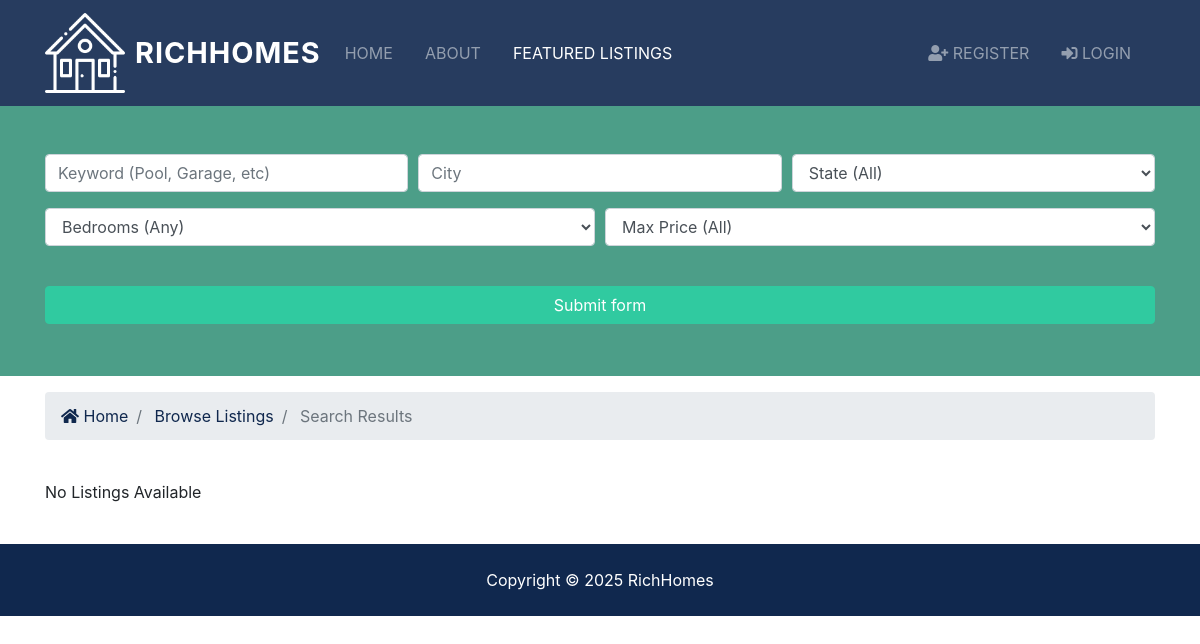
The app's page /listings/search, older data.
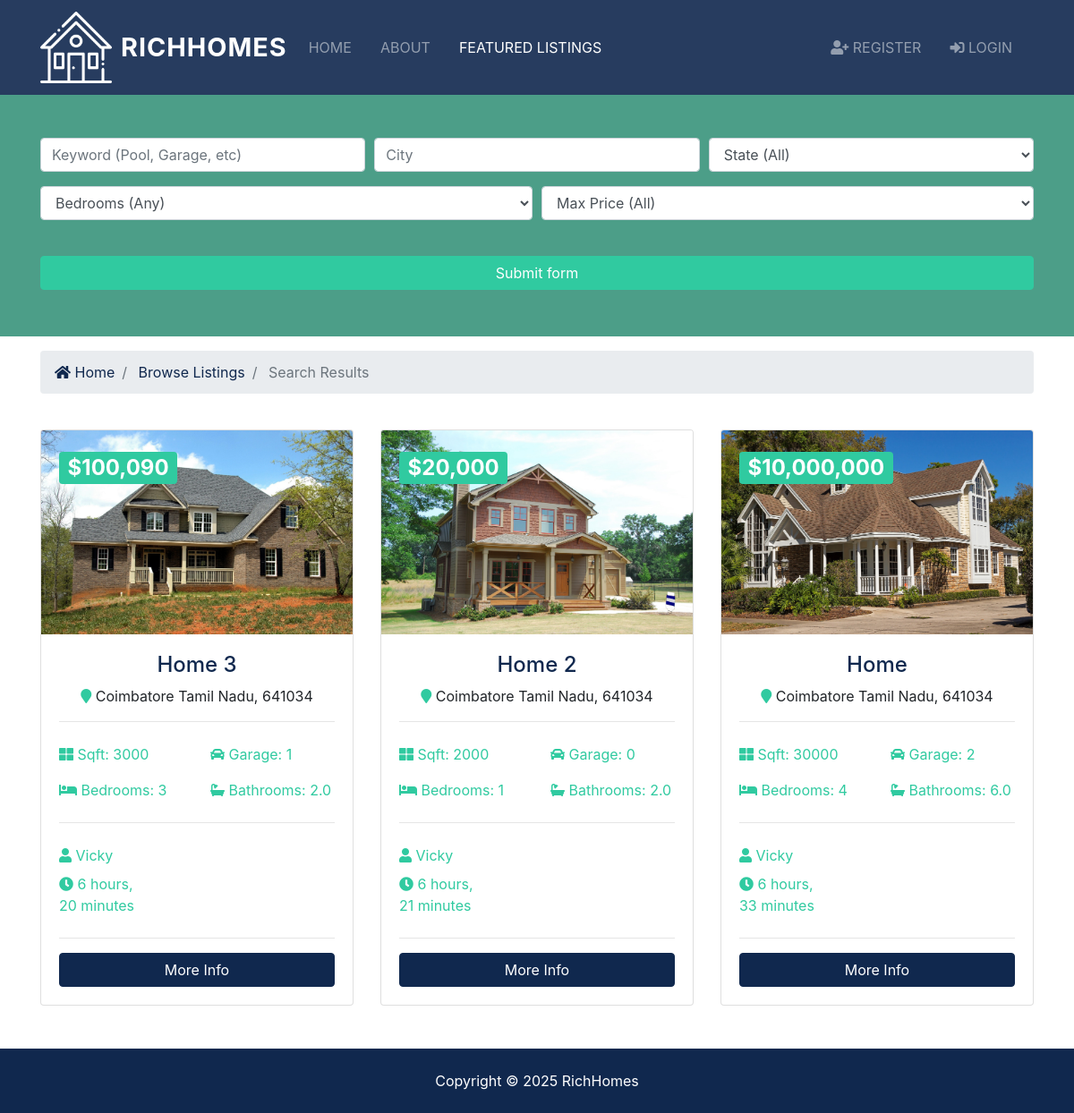
The same page, newer data.
### listings/models.py (models this page shows, shortened)
class Listing(models.Model):
  realtor = models.ForeignKey(Realtor, on_delete=models.DO_NOTHING)
  title = models.CharField(max_length=200)
  address = models.CharField(max_length=200)
  city = models.CharField(max_length=100)
  state = models.CharField(max_length=100)
  zipcode = models.CharField(max_length=20)
  description = models.TextField(blank=True)
  price = models.IntegerField()
  bedrooms = models.IntegerField()
  bathrooms = models.DecimalField(max_digits=2, decimal_places=1)
  garage = models.IntegerField(default=0)
  sqft = models.IntegerField()
  lot_size = models.DecimalField(max_digits=5, decimal_places=1)
  photo_main = models.ImageField(upload_to='photos/%Y/%m/%d/')
  photo_1 = models.ImageField(upload_to='photos/%Y/%m/%d/', blank=True)
  photo_2 = models.ImageField(upload_to='photos/%Y/%m/%d/', blank=True)
  photo_3 = models.ImageField(upload_to='photos/%Y/%m/%d/', blank=True)
  photo_4 = models.ImageField(upload_to='photos/%Y/%m/%d/', blank=True)
  photo_5 = models.ImageField(upload_to='photos/%Y/%m/%d/', blank=True)
  photo_6 = models.ImageField(upload_to='photos/%Y/%m/%d/', blank=True)
  is_published = models.BooleanField(default=True)
  list_date = models.DateTimeField(default=datetime.now, blank=True)

### realtors/models.py (models this page shows)
class Realtor(models.Model):
  name = models.CharField(max_length=200)
  photo = models.ImageField(upload_to='photos/%Y/%m/%d/')
  description = models.TextField(blank=True)
  phone = models.CharField(max_length=20)
  email = models.CharField(max_length=50)
  is_mvp = models.BooleanField(default=False)
  hire_date = models.DateTimeField(default=datetime.now, blank=True)
  def __str__(self):
    return self.name

### listings/views.py (the view)
# urls.py: path('search', views.search, name='search'),
def search(request):
  queryset_list = Listing.objects.order_by('-list_date')
  if 'keywords' in request.GET:
    keywords = request.GET['keywords']
    if keywords:
      queryset_list = queryset_list.filter(description__icontains=keywords)
  if 'city' in request.GET:
    city = request.GET['city']
    if city:
      queryset_list = queryset_list.filter(city__iexact=city)
  if 'state' in request.GET:
    state = request.GET['state']
    if state:
      queryset_list = queryset_list.filter(state__iexact=state)
  if 'bedrooms' in request.GET:
    bedrooms = request.GET['bedrooms']
    if bedrooms:
      queryset_list = queryset_list.filter(bedrooms__lte=bedrooms)
  if 'price' in request.GET:
    price = request.GET['price']
    if price:
      queryset_list = queryset_list.filter(price__lte=price)
  context = {
    'state_choices': state_choices,
    'bedroom_choices': bedroom_choices,
    'price_choices': price_choices,
    'listings': queryset_list,
    'values': request.GET
  }
  return render(request, 'listings/search.html', context)

### templates/listings/search.html (shortened to what the changed rows need)
{% extends 'base.html' %}
{% load humanize %}
{% block content %}
  <section id="listings" class="py-4">
    <div class="container">
      <div class="row">
        {% if listings %}
          {% for listing in listings %}
          <div class="col-md-6 col-lg-4 mb-4">
              <div class="card listing-preview">
                <img class="card-img-top" src="{{ listing.photo_main.url }}" alt="">
                <div class="card-img-overlay">
                  <h2>
                    <span class="badge badge-secondary text-white">${{ listing.price | intcomma }}</span>
                  </h2>
                </div>
                <div class="card-body">
                  <div class="listing-heading text-center">
                    <h4 class="text-primary">{{ listing.title }}</h4>
                    <p>
                      <i class="fas fa-map-marker text-secondary"></i> {{ listing.city }} {{ listing.state }}, {{ listing.zipcode }}</p>
                  </div>
                  <hr>
                  <div class="row py-2 text-secondary">
                    <div class="col-6">
                      <i class="fas fa-th-large"></i> Sqft: {{ listing.sqft }}</div>
                    <div class="col-6">
                      <i class="fas fa-car"></i> Garage: {{ listing.garage }}</div>
                  </div>
                  <div class="row py-2 text-secondary">
                    <div class="col-6">
                      <i class="fas fa-bed"></i> Bedrooms: {{ listing.bedrooms }}</div>
                    <div class="col-6">
                      <i class="fas fa-bath"></i> Bathrooms: {{ listing.bathrooms }}</div>
                  </div>
                  <hr>
                  <div class="row py-2 text-secondary">
                    <div class="col-12">
                      <i class="fas fa-user"></i> {{ listing.realtor }}</div>
                  </div>
                  <div class="row text-secondary pb-2">
                    <div class="col-6">
                      <i class="fas fa-clock"></i> {{ listing.list_date | timesince }}</div>
                  </div>
                  <hr>
                  <a href="{% url 'listing' listing.id %}" class="btn btn-primary btn-block">More Info</a>
                </div>
              </div>
            </div>
          {% endfor %}
        {% else %}
          <div class="col-md-12">
            <p>No Listings Available</p>
          </div>
        {% endif %}
      </div>
    </div>
  </section>
  {% endblock %}

Row changes from the older to the newer data that the page shows:
added Listing: photo_main (picture), price "100,090", title "Home 3", city "Coimbatore", state "Tamil Nadu", zipcode "641034", sqft "3000", garage "1", bedrooms "3", bathrooms "2.0", realtor "Vicky", list_date "6 hours, 20 minutes"
added Listing: photo_main (picture), price "20,000", title "Home 2", city "Coimbatore", state "Tamil Nadu", zipcode "641034", sqft "2000", garage "0", bedrooms "1", bathrooms "2.0", realtor "Vicky", list_date "6 hours, 21 minutes"
added Listing: photo_main (picture), price "10,000,000", title "Home", city "Coimbatore", state "Tamil Nadu", zipcode "641034", sqft "30000", garage "2", bedrooms "4", bathrooms "6.0", realtor "Vicky", list_date "6 hours, 33 minutes"
Text that changed along with them:
text no longer shown: "No Listings Available"
